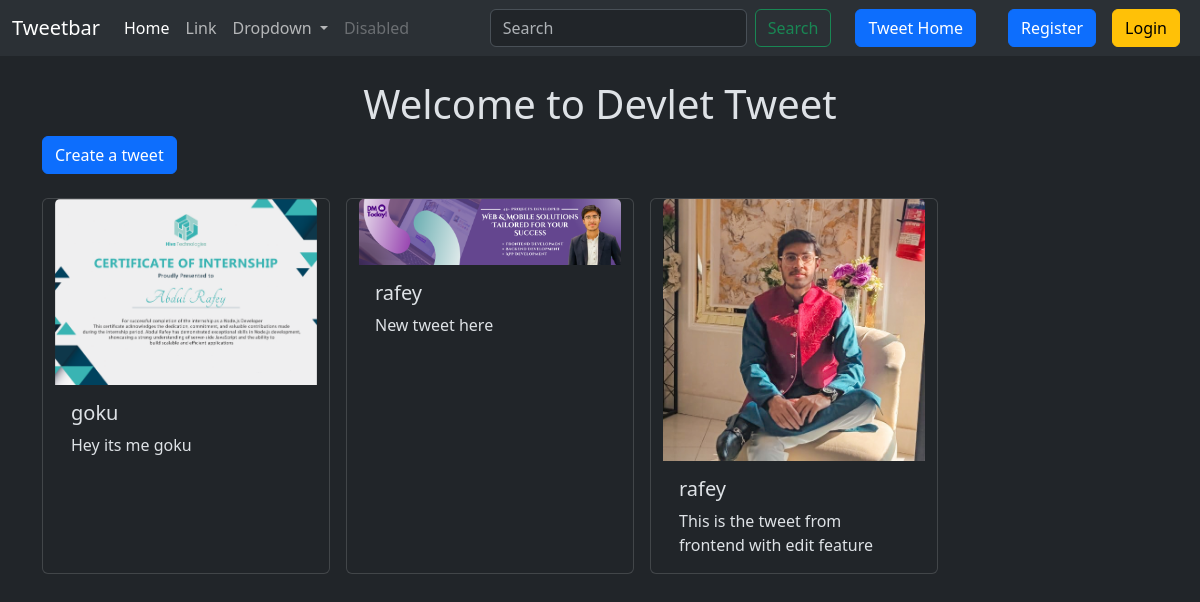
Page /tweet/ on the earlier database version.
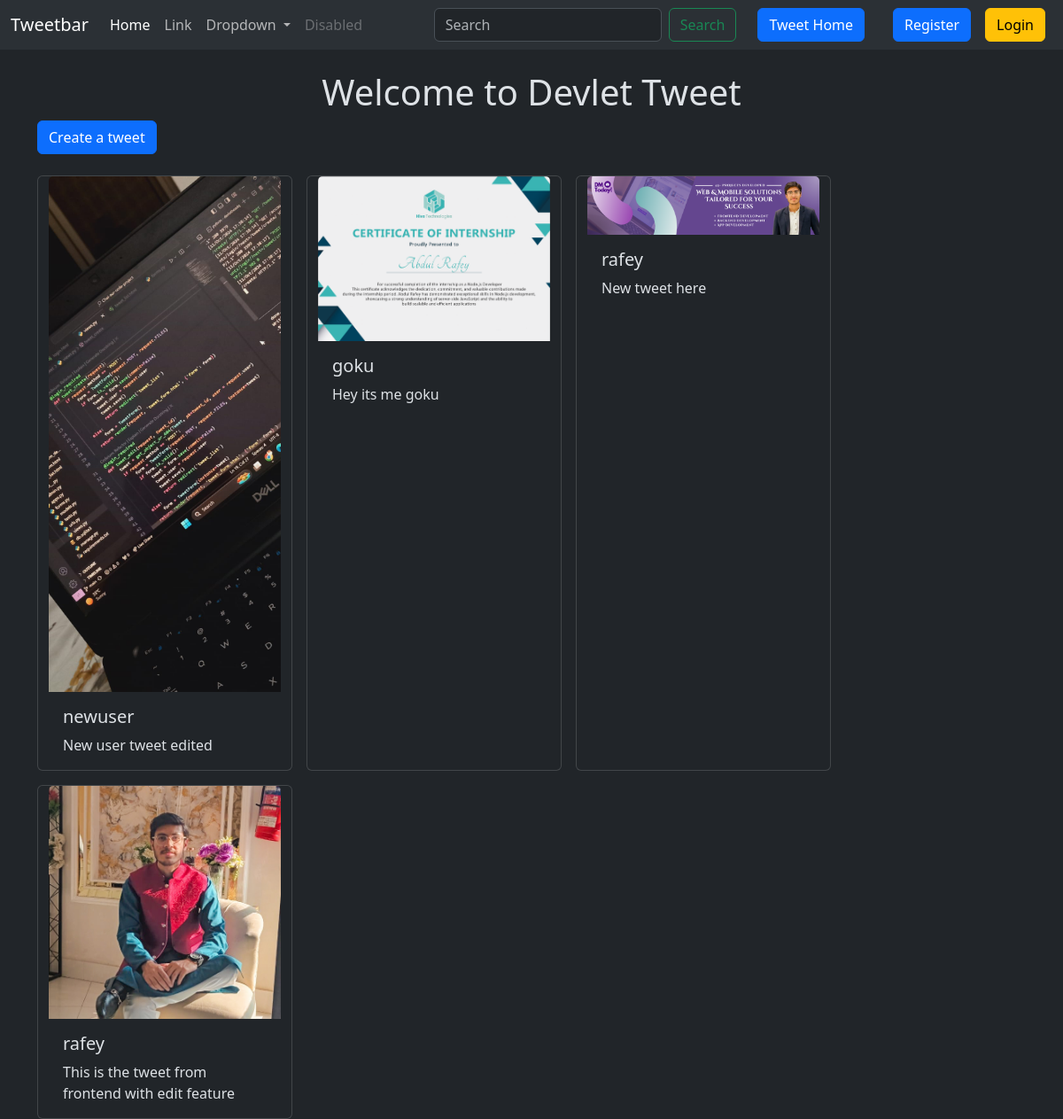
Same page on the later database version.
### tweet/models.py (models this page shows, shortened)
class Tweet(models.Model):
    user = models.ForeignKey(User, on_delete=models.CASCADE)
    text = models.TextField(max_length=280)
    photo = models.ImageField(upload_to='photos/', null=True, blank=True)
    created_at = models.DateTimeField(auto_now_add=True)
    updated_at = models.DateTimeField(auto_now=True)

### tweet/views.py (the view)
# urls.py: path('', views.tweet_list, name='tweet_list'),
def tweet_list(request):
    tweets = Tweet.objects.all().order_by('-created_at')
    return render(request,'tweet_list.html', {'tweets': tweets})

### tweet/templates/tweet_list.html (shortened to what this page needs)
{% extends 'layout.html'%} {% block content %}
<h1 class="text-center mt-4">Welcome to Devlet Tweet</h1>
<a class="btn btn-primary mb-4" href="{% url 'tweet_create' %}">
  Create a tweet
</a>
<div class="container row gap-3">
  {% for tweet in tweets %}
  <div class="card" style="width: 18rem">
    <img src="{{tweet.photo.url}}" class="card-img-top" alt="..." />
    <div class="card-body">
      <h5 class="card-title">{{tweet.user.username}}</h5>
      <p class="card-text">{{tweet.text}}</p>
    </div>
  </div>
  {% endfor %}
</div>
{% endblock %}

### templates/layout.html (shortened to what this page needs)
{% load static %}
<!DOCTYPE html>
<html lang="en" data-bs-theme="dark">
  <head>
    <link
      href="https://cdn.jsdelivr.net/npm/bootstrap@5.3.3/dist/css/bootstrap.min.css"
      rel="stylesheet"
    />
  </head>
  <body class="bg-dark">
    <nav class="navbar navbar-expand-lg bg-body-tertiary">
      <div class="container-fluid">
        <a class="navbar-brand" href="#">Tweetbar</a>
        <div class="collapse navbar-collapse" id="navbarSupportedContent">
          <ul class="navbar-nav me-auto mb-2 mb-lg-0">
            <li class="nav-item">
              <a class="nav-link active" aria-current="page" href="#">Home</a>
            </li>
            <li class="nav-item">
              <a class="nav-link" href="#">Link</a>
            </li>
            <li class="nav-item dropdown">
              <a
                class="nav-link dropdown-toggle"
                href="#"
                role="button"
                data-bs-toggle="dropdown"
                aria-expanded="false"
              >
                Dropdown
              </a>
            </li>
            <li class="nav-item">
              <a class="nav-link disabled" aria-disabled="true">Disabled</a>
            </li>
          </ul>
          <form class="d-flex" role="search">
            <input
              class="form-control me-2"
              type="search"
              placeholder="Search"
              aria-label="Search"
            />
            <button class="btn btn-outline-success" type="submit">
              Search
            </button>
          </form>
          <a class="btn btn-primary mx-4" href="{% url "tweet_list" %}">Tweet Home</a>
          {% if user.is_authenticated %}
          <form action="{% url 'logout' %}" method="post">
            {% csrf_token %}
            <button type="submit" class="btn btn-danger">Logout</button>
          </form>
          {% else %}
          <a href="{% url "register" %}" class="btn btn-primary mx-2">Register</a>
          <a href="{% url "login" %}" class="btn btn-warning mx-2">Login</a>
          {% endif %}
        </div>
      </div>
    </nav>
    <div class="container">{% block content %}Hi container {% endblock %}</div>
  </body>
</html>

Differences in the rows shown:
added Tweet: photo (picture), user.username "newuser", text "New user tweet edited"
